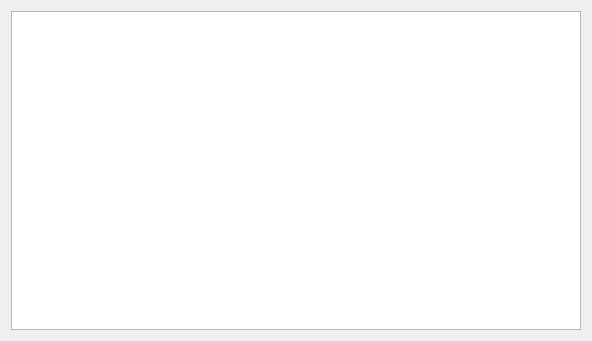
<?xml version="1.0" encoding="UTF-8"?>
<ui version="4.0">
 <class>DistillingsTab</class>
 <widget class="QWidget" name="DistillingsTab">
  <property name="geometry">
   <rect>
    <x>0</x>
    <y>0</y>
    <width>592</width>
    <height>341</height>
   </rect>
  </property>
  <property name="windowTitle">
   <string>DistillingsTab</string>
  </property>
  <layout class="QVBoxLayout" name="verticalLayout">
   <item>
    <layout class="QHBoxLayout" name="horizontalLayout"/>
   </item>
   <item>
    <widget class="QTableView" name="tableView"/>
   </item>
  </layout>
 </widget>
 <resources/>
 <connections/>
</ui>
